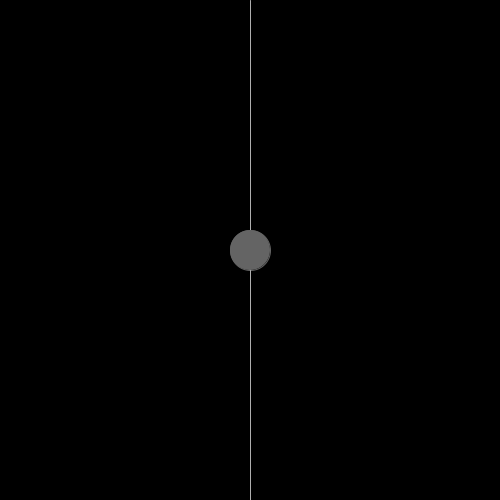
Frame 1 (no input)
Frame 60 (the mouse pressed at the canvas centre just before this capture): identical to frame 1, image omitted
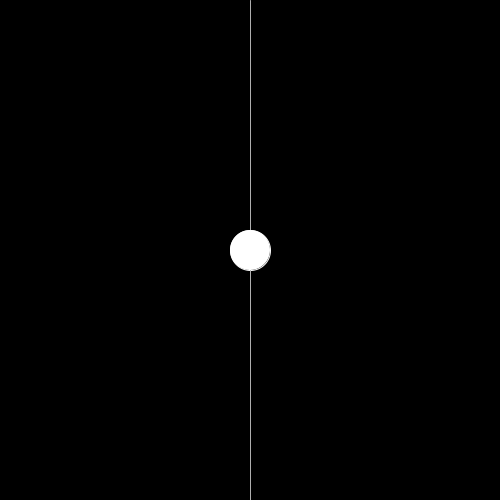
Frame 120 (the mouse held since frame 60 and released just before this capture)

The Processing sketch that drew these frames (run headless with seeded random() and noise(); from frame 60 on, the mouse is pressed at the canvas centre):

// Processing sketch: mouse_drag_ball
// ── mouse_drag_ball.pde
/*
 Tether Ball
 Ira Greenberg, October 11, 2005
 */
 
float nodeWidth, nodeHeight;
Node n1;

//flags control dragging/springing
boolean isDragable = false;
boolean isSpringable = false;
float ang;
float drag;
float springX;
float springY;
float springSpeed;
int nodeCol;

void setup(){
  size(500, 500);
  background(0);
  noStroke();
  nodeWidth = 40.0;
  nodeHeight = 40.0;
  ang = 0;
  drag = .90;
  springSpeed = 50; 
  nodeCol = 100;
  n1 = new Node(width/2, height/2, nodeWidth, nodeHeight);
  frameRate(30);
}

void draw(){
  if(isDragable){
    background(0);
    n1.x= mouseX;
    n1.y= mouseY;
    n1.moveNode(mouseX, mouseY);
  }

  if(isSpringable){
    background(0);
    float px;
    float py;
    px = width/2+cos(radians(ang))*springX;
    py = height/2+cos(radians(ang))*springY;
    n1.moveNode(px, py);
    springX*=drag;
    springY*=drag;
    n1.x = px;
    n1.y = py;
    ang+=springSpeed;
    if (abs(springX)<.2){
      nodeCol = 100;
    }
  }
}


// creates a hand cursor if over ball
void mouseMoved() {
  if (mouseX>=n1.x-n1.w/2 && mouseX<=n1.x+n1.w/2 &&
    mouseY>=n1.y-n1.h/2 && mouseY<=n1.y+n1.h/2 ){
    cursor(HAND); 
  } 
  else { 
    cursor(ARROW); 
  }
}

void mousePressed() {
  if (mouseX>=n1.x-n1.w/2 && mouseX<=n1.x+n1.w/2 &&
    mouseY>=n1.y-n1.h/2 && mouseY<=n1.y+n1.h/2 ){
    isSpringable = false;
    isDragable = true;
    ang = 0;
    nodeCol = 255;
  }
}  

void mouseReleased() {
  cursor(ARROW);
  isDragable = false;
  springX = n1.x-width/2;
  springY = n1.y-height/2;
  isSpringable = true;
}  


class Node {
  float x, y, w, h;
  public Node(float x, float y, float w, float h){
    this.x = x;
    this.y = y;
    this.w = w;
    this.h = h;
    drawNode(x, y, w, h);
  }
  void drawNode(float x, float y, float w, float h){
    fill(nodeCol);
    stroke(175);
    line(width/2, 0, x, y);
    stroke(nodeCol);
    ellipse(x, y, w, h);
    stroke(175);
    line(x, y+h/2, width/2, height);

  }
  void moveNode(float x, float y){
    fill(nodeCol);
    stroke(175);
    line(width/2, 0, x, y);
    stroke(nodeCol);
    ellipse(x, y, w, h);
    stroke(175);
    line(x, y+h/2, width/2, height);
  }
}
